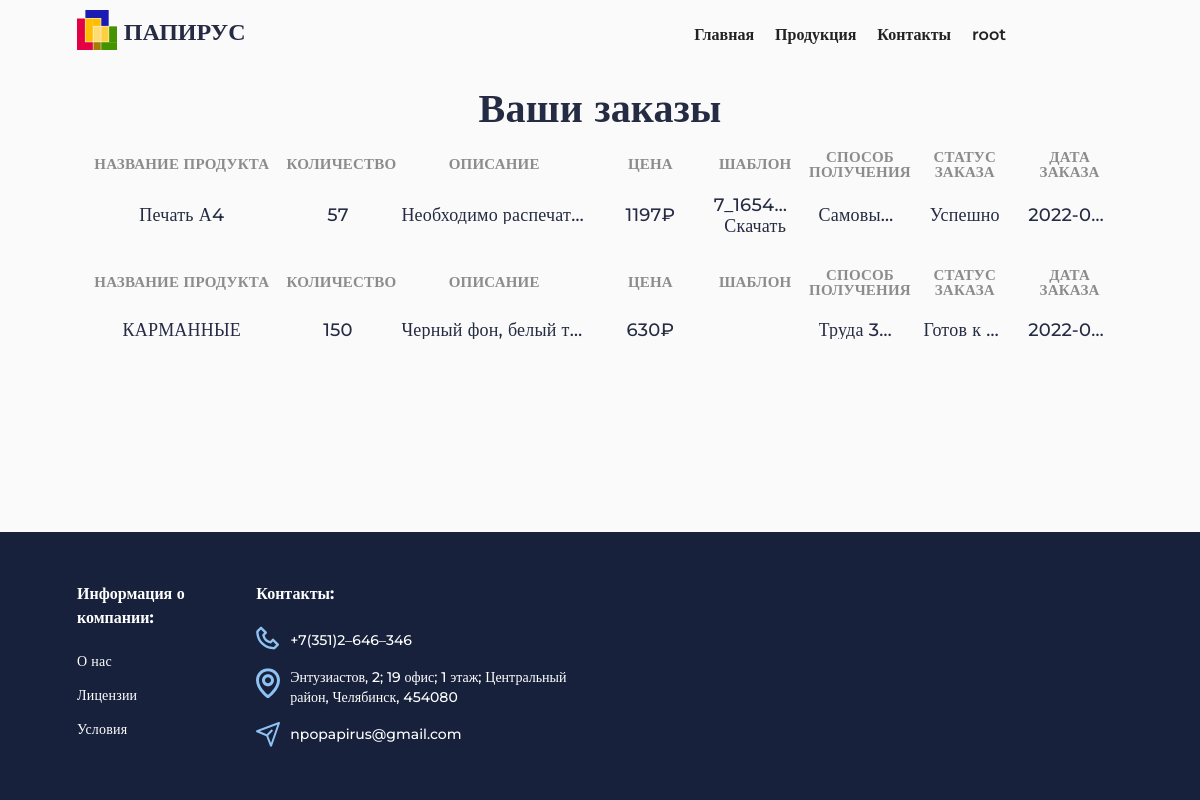
Screenshot of /orders.php (signed in) with the database file from the repository.
### tables this page shows
CREATE TABLE `users` (
  `id_user` int NOT NULL,
  `admin` tinyint(1) NOT NULL,
  `username` varchar(255) NOT NULL,
  `email` varchar(255) NOT NULL,
  `password` varchar(255) NOT NULL,
  `created_user` timestamp NOT NULL DEFAULT CURRENT_TIMESTAMP
);

CREATE TABLE `orders` (
  `id_order` int NOT NULL,
  `quantity` int NOT NULL,
  `description_order` mediumtext,
  `price_order` int NOT NULL,
  `pattern_order` varchar(120) DEFAULT NULL,
  `delivery` varchar(120) DEFAULT NULL,
  `created_order` timestamp NOT NULL DEFAULT CURRENT_TIMESTAMP,
  `id_user` int NOT NULL,
  `id_product` int NOT NULL,
  `id_orderStatus` int NOT NULL
);

CREATE TABLE `products` (
  `id_product` int NOT NULL,
  `name_product` varchar(120) NOT NULL,
  `description_product` varchar(255) DEFAULT NULL,
  `price_product` int NOT NULL,
  `image_product` varchar(120) NOT NULL,
  `id_category` int DEFAULT NULL
);

CREATE TABLE `orderstatus` (
  `id_orderStatus` int NOT NULL,
  `name_orderStatus` varchar(120) NOT NULL
);

### app/database/database.php (called while the page is built, shortened)
<?php
require('connect.php');
function dbCheckError($query){
    $errInfo = $query->errorInfo();
    return true;
}
function selectAll($table, $params = []){
    global $pdo;
    $sql = "SELECT * FROM $table";
    if(!empty($params)){
        $i = 0;
        foreach($params as $key => $value){
            if($i === 0){
                $sql = $sql . " WHERE $key=$value";
            }
            else{
                $sql = $sql . " AND $key=$value";
            }
            $i++;
        }
    }
    $query = $pdo->prepare($sql);
    $query->execute();
    return $query->fetchAll();
}

### orders.php (the view, shortened to what this page needs)
<?php
	include_once "app/database/database.php";
	$sql = ("SELECT products.name_product, quantity, description_order, price_order, pattern_order, created_order, delivery, name_orderStatus
	FROM orders, products, users, orderstatus
	WHERE orders.id_product = products.id_product AND orders.id_user = users.id_user AND orders.id_orderStatus = orderstatus.id_orderStatus AND users.id_user = " . $_SESSION['id_user']);
	$query = $pdo->prepare($sql);
    $query->execute();
	$ordersUser = $query->fetchAll();
?>
<!DOCTYPE html>
<html>
    <head>
        <link rel="stylesheet" href="assets/css/style.css">
    </head>
    <body>
        <div class="wrapper">
            <?php include("app/include/header.php")?>
            <main class="pageOrders">
                <div class="productspage__header headerproducts-block">
				<div class="main-block__container _container">
					<div class="mt9"></d>
                    <h2 class="header-block-product-page">Ваши заказы</h2>
                </div>
                <section>
					<div class="order-users">
						<div class="">
							<div class="table-responsive__order">
								<?php foreach ($ordersUser as $key => $order): ?>
									<table class="table-orders">
										<tr class="table-orders__title">
											<th class="table-orders__th">Название продукта</th>
											<th class="table-orders__th">Количество</th>
											<th class="table-orders__th">Описание</th>
											<th class="table-orders__th">Цена</th>
											<th class="table-orders__th">Шаблон</th>
											<th class="table-orders__th">Способ получения</th>
											<th class="table-orders__th">Статус заказа</th>
											<th class="table-orders__th">Дата заказа</th>
										</tr>
										<tr class="table-orders__text">
											<td class="table-orders__td"><a href="#popupinf<?=$order['name_product'];?>" class="popup-link link__download"><div class="table-orders__hiding"><?=$order['name_product'];?></div></a></td>
											<td class="table-orders__td"><a href="#popupinf<?=$order['quantity'];?>" class="popup-link link__download"><div class="table-orders__hiding"><?=$order['quantity'];?></div></a></td>
											<td class="table-orders__td"><a href="#popupinf<?=$order['description_order'];?>" class="popup-link link__download"><div class="table-orders__hiding"><?=$order['description_order'];?></div></a></td>
											<td class="table-orders__td"><a href="#popupinf<?=$order['price_order'];?>" class="popup-link link__download"><div class="table-orders__hiding"><?=$order['price_order'];?>&#8381</div></a></td>
											<td class="table-orders__td"><a href="#popupinf<?=$order['pattern_order'];?>" class="popup-link link__download">
												<div class="table-orders__hiding">
													<?=$order['pattern_order'];?>
												</div>
												<br>
												<a href="<?php
												if($order['pattern_order'] === ''){
													echo '';
												}
												else{
													echo 'assets/img/download/' . $order['pattern_order'];
												}
												?>" class="table-orders__hiding link__download" download="<?php
												if($order['pattern_order'] === ''){
													echo '';
												}
												else{
													echo 'assets/img/download/' . $order['pattern_order'];
												}
												?>">
													<?php
												if($order['pattern_order'] === ''){
													echo '';
												}
												else{
													echo 'Скачать';
												}
												?>
												</a>
											</a>
											</td>
											<td class="table-orders__td"><a href="#popupinf<?=$order['delivery'];?>" class="popup-link link__download"><div class="table-orders__hiding"><?=$order['delivery'];?></div></a></td>
											<td class="table-orders__td"><a href="#popupinf<?=$order['name_orderStatus'];?>" class="popup-link link__download"><div class="table-orders__hiding"><?=$order['name_orderStatus'];?></div></a></td>
											<td class="table-orders__td"><a href="#popupinf<?=$order['created_order'];?>" class="popup-link link__download"><div class="table-orders__hiding"><?=$order['created_order'];?></div></a></td>
										</tr>
									</table>
								<?php endforeach; ?>
							</div>
						</div>
					</div>
				</section>
            </main>
            <?php include("app/include/footer.php")?>
        </div>
    </body>
</html>

### app/include/header.php (shortened to what this page needs)
<?php
	if(isset($_SESSION['id_user'])){
		$personalUser = (selectAll('users', ['id_user' => $_SESSION['id_user']]));
	}
?>
<!DOCTYPE html>
<html>
	<head>
	</head>
				<?php foreach ($personalUser as $key => $personal): ?>
					<div class="box boxx" method="post">
						<div class="errorMessage">
							<h2 class="errorMessage"><br></h2>
						</div>
						<h1>Ваше имя</h1><br>
						<p><?=$personal['username'];?></p>
						<a class="btnBox popup-link" href="#redName">Изменить имя</a>
						<h1>Ваш email</h1><br>
						<p><?=$personal['email'];?></p>
						<a class="btnBox popup-link" href="#redEmail">Изменить email</a>
						<a class="btnBox popup-link" href="#redPass">Изменить пароль</a>
						<a href="index.php" class="btnBox close-popup">Назад</a>
					</div>
				<?php endforeach; ?>
	<header class="header">
            <div class="header__container _container">
                <a href="<?php echo BASE_URL?>" class="header__logo">
                    <img class="logo-icon" src="assets/img/mainblock/logo-icon.svg" alt="icon">
                    ПАПИРУС
                </a>
                <nav class="header__menu menu">
                    <ul class="menu__list">
                        <li class="menu__item">
                            <a href="<?php echo BASE_URL?>" class="menu__link">Главная</a>
                        </li>
                        <li class="menu__item">
                            <a href="<?php echo BASE_URL . "products.php"?>" class="menu__link">Продукция</a>
                        </li>
                        <li class="menu__item">
                            <a href=""  onclick="scrollDownDown()" class="menu__link remove-hash">Контакты</a>
                        </li>
                        <li class="menu__item">
                            <?php if(isset($_SESSION['id_user'])):?>
							<p class="menu__link header__username"><?=$personal['username'];?></p>
                            <?php endif;?>
                        </li>
                    </ul>
                </nav>
            </div>
		</header>
</html>

### assets/css/style.css (style rules this page uses)
*, *::before, *::after { padding: 0; margin: 0; border: 0; box-sizing: border-box; }
a { text-decoration: none; }
ul, ol, li { list-style: none; }
img { vertical-align: top; }
h1, h2, h3, h4, h5, h6 { font-weight: inherit; font-size: inherit; }
html, body { height: 100%; line-height: 1; background: #fafafa; font-size: 14px; color: #252b42; font-weight: 500; font-family: Montserrat; }
.wrapper { min-height: 100%; overflow: hidden; display: flex; flex-direction: column; }
.logo-icon { width: 40px; height: 40px; margin-top: -10px; }
._container { max-width: 1046px; padding: 0px 15px; margin: 0px auto; box-sizing: content-box; }
.header { font-size: 16px; position: fixed; width: 100%; left: 0; top: 0; z-index: 400; }
.header::before { content: ''; position: absolute; top: 0; left: 0; width: 100%; height: 100%; background-color: #fafafa; z-index: 2; }
.header__container { position: relative; display: flex; min-height: 70px; align-items: center; justify-content: space-between; }
.header__logo { font-size: 24px; font-weight: 700; color: inherit; position: relative; z-index: 3; }
.header__menu { margin: 0px 0px 0px 133px; }
@media (max-width: 1251px) { .header__menu { margin-right: 117px; } }
.menu { padding: 5px 0; }
.menu__list { position: relative; z-index: 2; flex-wrap: wrap; display: flex; }
.menu__item:not(:last-child) { margin: 0px 21px 0px 0px; }
.menu__link { color: #222222; font-weight: 600; line-height: calc(24 / 14 * 100%); }
.remove-hash { cursor: pointer; }
.pageOrders { overflow: hidden; display: flex; flex-direction: column; margin-bottom: -100px; }
.mt9 { margin-top: 80px; }
.headerproducts-block { text-align: center; letter-spacing: 0.2px; }
.header-block-product-page { margin-top: 50px; line-height: 142%; font-weight: 700; font-size: 40px; }
.order-users { justify-content: center; align-items: center; }
.table-orders { table-layout: fixed; width: 1046px; margin: auto; }
.table-orders__title { border-top: 1px soled #8c8c8c; }
.table-orders__text { white-space: nowrap; overflow: hidden; border-top: 1px solde #8c8c8c; transition: 0.5s; }
.table-orders__th { padding-top: 10px; color: #8c8c8c; text-transform: uppercase; font-size: 15px; }
.table-orders__th:nth-child(1) { width: 20%; }
.table-orders__th:nth-child(3) { width: 20%; }
.table-orders__td { font-size: 18px; padding: 15px 10px; text-align: center; }
.link__download { color: #252b42; text-decoration: none; }
.table-orders__hiding { display: inline-block; position: relative; width: 100%; white-space: nowrap; overflow: hidden; text-overflow: ellipsis; }
.table-responsive__order { overflow-x: auto; }

### rows the page displays
users: username "root"
orders: id_product.name_product "Печать А4", quantity "57", description_order "Необходимо распечат…", price_order "1197", pattern_order "7_1654…", shows "Скачать", delivery "Самовы…", id_orderStatus.name_orderStatus "Успешно", created_order "2022-0…"
orders: id_product.name_product "КАРМАННЫЕ", quantity "150", description_order "Черный фон, белый т…", price_order "630", delivery "Труда 3…", id_orderStatus.name_orderStatus "Готов к…", created_order "2022-0…"
